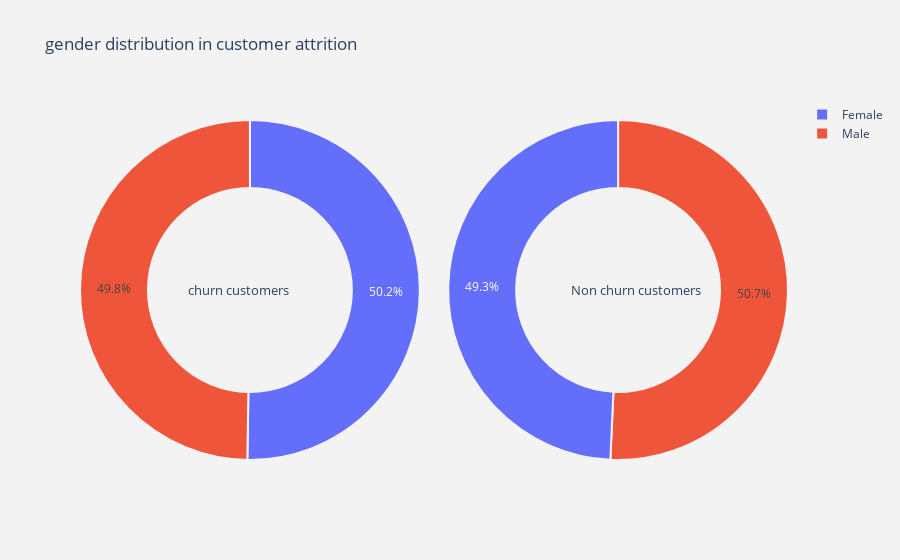
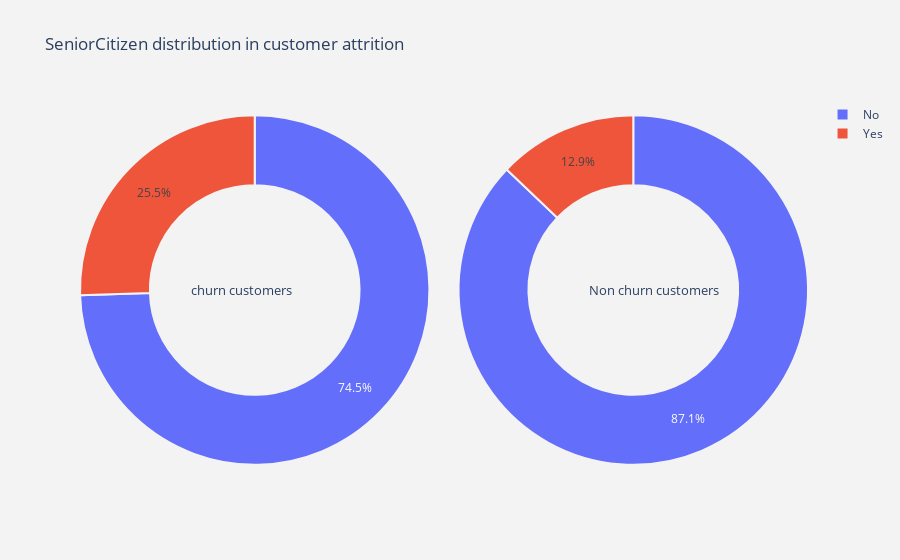
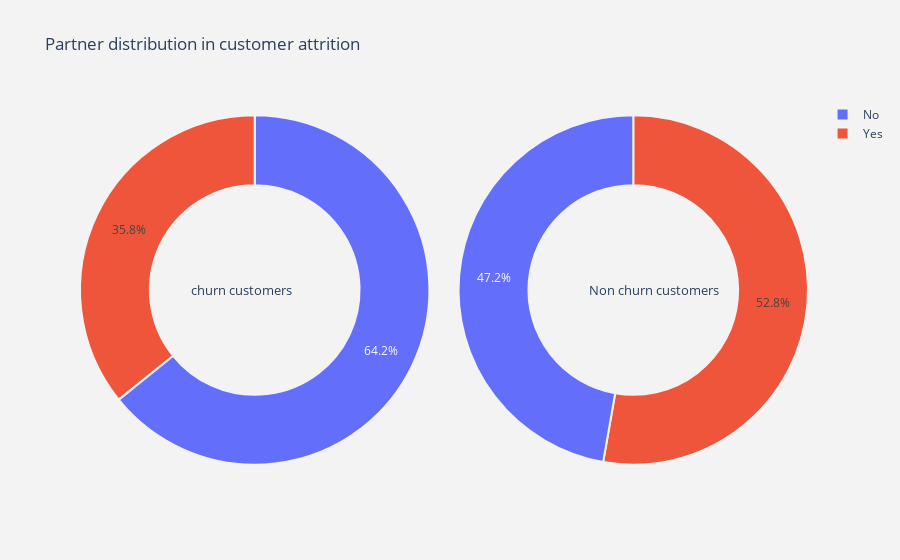
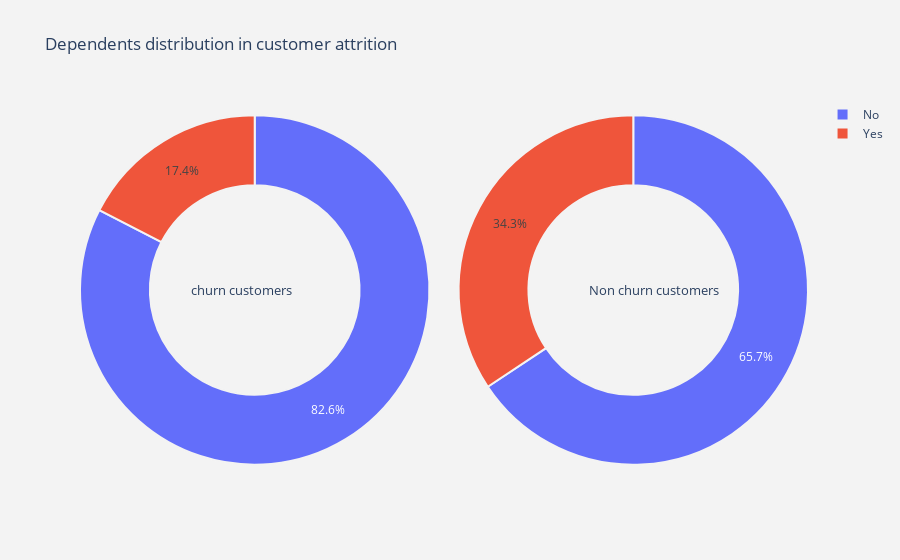

Here is the notebook cell these charts were saved with, in order:
### Markdown cell above
## <a id='3.2'>3.2. Feature Distribution Range</a>

### Code cell
#function  for pie plot for customer attrition types
def plot_pie(column) :
    
    trace1 = go.Pie(values  = churn[column].value_counts().values.tolist(),
                    labels  = churn[column].value_counts().keys().tolist(),
                    hoverinfo = "label+percent+name",
                    domain  = dict(x = [0,.48]),
                    name    = "Churn Customers",
                    marker  = dict(line = dict(width = 2,
                                               color = "rgb(243,243,243)")
                                  ),
                    hole    = .6
                   )
    trace2 = go.Pie(values  = not_churn[column].value_counts().values.tolist(),
                    labels  = not_churn[column].value_counts().keys().tolist(),
                    hoverinfo = "label+percent+name",
                    marker  = dict(line = dict(width = 2,
                                               color = "rgb(243,243,243)")
                                  ),
                    domain  = dict(x = [.52,1]),
                    hole    = .6,
                    name    = "Non churn customers" 
                   )


    layout = go.Layout(dict(title = column + " distribution in customer attrition ",
                            plot_bgcolor  = "rgb(243,243,243)",
                            paper_bgcolor = "rgb(243,243,243)",
                            annotations = [dict(text = "churn customers",
                                                font = dict(size = 13),
                                                showarrow = False,
                                                x = .15, y = .5),
                                           dict(text = "Non churn customers",
                                                font = dict(size = 13),
                                                showarrow = False,
                                                x = .88,y = .5
                                               )
                                          ]
                           )
                      )
    data = [trace1,trace2]
    fig  = go.Figure(data = data,layout = layout)
    py.iplot(fig)


#function  for histogram for customer attrition types
def histogram(column) :
    trace1 = go.Histogram(x  = churn[column],
                          histnorm= "percent",
                          name = "Churn Customers",
                          marker = dict(line = dict(width = .5,
                                                    color = "black"
                                                    )
                                        ),
                         opacity = .9 
                         ) 
    
    trace2 = go.Histogram(x  = not_churn[column],
                          histnorm = "percent",
                          name = "Non churn customers",
                          marker = dict(line = dict(width = .5,
                                              color = "black"
                                             )
                                 ),
                          opacity = .9
                         )
    
    data = [trace1,trace2]
    layout = go.Layout(dict(title =column + " distribution in customer attrition ",
                            plot_bgcolor  = "rgb(243,243,243)",
                            paper_bgcolor = "rgb(243,243,243)",
                            xaxis = dict(gridcolor = 'rgb(255, 255, 255)',
                                             title = column,
                                             zerolinewidth=1,
                                             ticklen=5,
                                             gridwidth=2
                                            ),
                            yaxis = dict(gridcolor = 'rgb(255, 255, 255)',
                                             title = "percent",
                                             zerolinewidth=1,
                                             ticklen=5,
                                             gridwidth=2
                                            ),
                           )
                      )
    fig  = go.Figure(data=data,layout=layout)
    
    py.iplot(fig)
    
#function  for scatter plot matrix  for numerical columns in data
def scatter_matrix(df)  :
    
    df  = df.sort_values(by = "Churn" ,ascending = True)
    classes = df["Churn"].unique().tolist()
    classes
    
    class_code  = {classes[k] : k for k in range(2)}
    class_code

    color_vals = [class_code[cl] for cl in df["Churn"]]
    color_vals

    pl_colorscale = "Portland"

    pl_colorscale

    text = [df.loc[k,"Churn"] for k in range(len(df))]
    text

    trace = go.Splom(dimensions = [dict(label  = "tenure",
                                       values = df["tenure"]),
                                  dict(label  = 'MonthlyCharges',
                                       values = df['MonthlyCharges']),
                                  dict(label  = 'TotalCharges',
                                       values = df['TotalCharges'])],
                     text = text,
                     marker = dict(color = color_vals,
                                   colorscale = pl_colorscale,
                                   size = 3,
                                   showscale = False,
                                   line = dict(width = .1,
                                               color='rgb(230,230,230)'
                                              )
                                  )
                    )
    axis = dict(showline  = True,
                zeroline  = False,
                gridcolor = "#fff",
                ticklen   = 4
               )
    
    layout = go.Layout(dict(title  = 
                            "Scatter plot matrix for Numerical columns for customer attrition",
                            autosize = False,
                            height = 800,
                            width  = 800,
                            dragmode = "select",
                            hovermode = "closest",
                            plot_bgcolor  = 'rgba(240,240,240, 0.95)',
                            xaxis1 = dict(axis),
                            yaxis1 = dict(axis),
                            xaxis2 = dict(axis),
                            yaxis2 = dict(axis),
                            xaxis3 = dict(axis),
                            yaxis3 = dict(axis),
                           )
                      )
    data   = [trace]
    fig = go.Figure(data = data,layout = layout )
    py.iplot(fig)

#for all categorical columns plot pie
for i in cat_cols :
    plot_pie(i)

#for all categorical columns plot histogram    
for i in num_cols :
    histogram(i)

#scatter plot matrix
scatter_matrix(telcom)

### Figure 1 — Plotly figure (JSON) as saved in the notebook; plotly's stock layout.template omitted (floating-point values rounded to 4 significant figures)
{"data": [{"domain": {"x": [0, 0.48]}, "hole": 0.6, "hoverinfo": "label+percent+name", "labels": ["Female", "Male"], "marker": {"line": {"color": "rgb(243,243,243)", "width": 2}}, "name": "Churn Customers", "type": "pie", "values": [939, 930]}, {"domain": {"x": [0.52, 1]}, "hole": 0.6, "hoverinfo": "label+percent+name", "labels": ["Male", "Female"], "marker": {"line": {"color": "rgb(243,243,243)", "width": 2}}, "name": "Non churn customers", "type": "pie", "values": [2619, 2544]}], "layout": {"annotations": [{"font": {"size": 13}, "showarrow": false, "text": "churn customers", "x": 0.15, "y": 0.5}, {"font": {"size": 13}, "showarrow": false, "text": "Non churn customers", "x": 0.88, "y": 0.5}], "paper_bgcolor": "rgb(243,243,243)", "plot_bgcolor": "rgb(243,243,243)", "title": {"text": "gender distribution in customer attrition "}}}

### Figure 2 — Plotly figure (JSON) as saved in the notebook; plotly's stock layout.template omitted (floating-point values rounded to 4 significant figures)
{"data": [{"domain": {"x": [0, 0.48]}, "hole": 0.6, "hoverinfo": "label+percent+name", "labels": ["No", "Yes"], "marker": {"line": {"color": "rgb(243,243,243)", "width": 2}}, "name": "Churn Customers", "type": "pie", "values": [1393, 476]}, {"domain": {"x": [0.52, 1]}, "hole": 0.6, "hoverinfo": "label+percent+name", "labels": ["No", "Yes"], "marker": {"line": {"color": "rgb(243,243,243)", "width": 2}}, "name": "Non churn customers", "type": "pie", "values": [4497, 666]}], "layout": {"annotations": [{"font": {"size": 13}, "showarrow": false, "text": "churn customers", "x": 0.15, "y": 0.5}, {"font": {"size": 13}, "showarrow": false, "text": "Non churn customers", "x": 0.88, "y": 0.5}], "paper_bgcolor": "rgb(243,243,243)", "plot_bgcolor": "rgb(243,243,243)", "title": {"text": "SeniorCitizen distribution in customer attrition "}}}

### Figure 3 — Plotly figure (JSON) as saved in the notebook; plotly's stock layout.template omitted (floating-point values rounded to 4 significant figures)
{"data": [{"domain": {"x": [0, 0.48]}, "hole": 0.6, "hoverinfo": "label+percent+name", "labels": ["No", "Yes"], "marker": {"line": {"color": "rgb(243,243,243)", "width": 2}}, "name": "Churn Customers", "type": "pie", "values": [1200, 669]}, {"domain": {"x": [0.52, 1]}, "hole": 0.6, "hoverinfo": "label+percent+name", "labels": ["Yes", "No"], "marker": {"line": {"color": "rgb(243,243,243)", "width": 2}}, "name": "Non churn customers", "type": "pie", "values": [2724, 2439]}], "layout": {"annotations": [{"font": {"size": 13}, "showarrow": false, "text": "churn customers", "x": 0.15, "y": 0.5}, {"font": {"size": 13}, "showarrow": false, "text": "Non churn customers", "x": 0.88, "y": 0.5}], "paper_bgcolor": "rgb(243,243,243)", "plot_bgcolor": "rgb(243,243,243)", "title": {"text": "Partner distribution in customer attrition "}}}

### Figure 4 — Plotly figure (JSON) as saved in the notebook; plotly's stock layout.template omitted (floating-point values rounded to 4 significant figures)
{"data": [{"domain": {"x": [0, 0.48]}, "hole": 0.6, "hoverinfo": "label+percent+name", "labels": ["No", "Yes"], "marker": {"line": {"color": "rgb(243,243,243)", "width": 2}}, "name": "Churn Customers", "type": "pie", "values": [1543, 326]}, {"domain": {"x": [0.52, 1]}, "hole": 0.6, "hoverinfo": "label+percent+name", "labels": ["No", "Yes"], "marker": {"line": {"color": "rgb(243,243,243)", "width": 2}}, "name": "Non churn customers", "type": "pie", "values": [3390, 1773]}], "layout": {"annotations": [{"font": {"size": 13}, "showarrow": false, "text": "churn customers", "x": 0.15, "y": 0.5}, {"font": {"size": 13}, "showarrow": false, "text": "Non churn customers", "x": 0.88, "y": 0.5}], "paper_bgcolor": "rgb(243,243,243)", "plot_bgcolor": "rgb(243,243,243)", "title": {"text": "Dependents distribution in customer attrition "}}}
